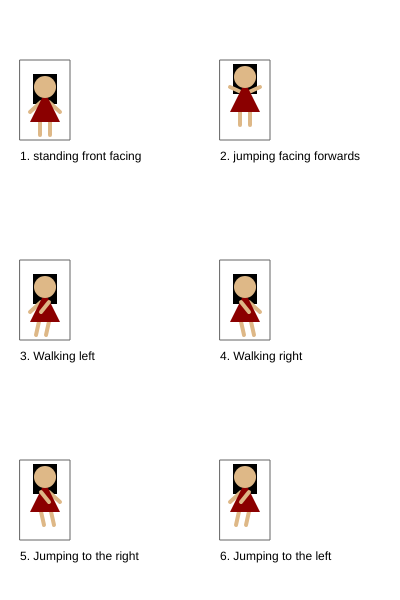
Frame 1 (no input)
Frame 60 (no input): identical to frame 1, image omitted
Frame 120 (the mouse pressed at the canvas centre since frame 60): identical to frame 1, image omitted

The p5.js sketch that drew this single still picture (run headless with seeded random() and noise() and a simulated clock; from frame 60 on, the mouse is pressed at the canvas centre):

// p5.js sketch
// ── sketch.js
/*

The Game Project

2 - Game character

Use p5 drawing functions such as rect, ellipse, line, triangle and
point to draw the different states of your game character.

Write the code so that your character appears inside the box for each
state.

IMPORTANT: For each box the variables gameChar_x & gameChar_y are set to the bottom
center of the box. You must combine these variables with arithmetic to
determine the position of each shape that you draw. This will later allow
you to adjust the position of your game character.

Each state is worth two marks:

//standing front facing = 2
//jumping facing forwards = 2
//walking left = 2
//walking right = 2
//jumping left and jumping right = 2

0 marks = not a reasonable attempt
1 mark = attempted but it lacks detail and you didn't use gameChar_x and gameChar_y correctly
2 marks = you've used a selction of shape functions and made consistent use of gameChar_x and gameChar_y

WARNING: Do not get too carried away. Around 10-20 lines of code should work for each state of your game character.

*/

var gameChar_x = 0;
var gameChar_y = 0;

function setup()
{
	createCanvas(400, 600);
}

function draw()
{
	background(255);

	//Standing, facing frontwards

	stroke(100);
	noFill();
	rect(20, 60, 50, 80);
	noStroke();
	fill(0);
	text("1. standing front facing", 20, 160);

	gameChar_x = 45;
	gameChar_y = 137;
	//Add your code here ...

  // character's hair
  fill(0);
  rect(
    gameChar_x - 12,
    gameChar_y - 63,
    24,
    30
  );

  // character's legs
  push();
  stroke(222, 184, 135);
  strokeWeight(4);
  line(
    gameChar_x - 5,
    gameChar_y - 20,
    gameChar_x - 5,
    gameChar_y - 2
  );

  line(
    gameChar_x + 5,
    gameChar_y - 20,
    gameChar_x + 5,
    gameChar_y - 2
  );

  // character's arms
  line(
    gameChar_x - 15,
    gameChar_y - 25,
    gameChar_x - 4,
    gameChar_y - 35
  );

  line(
    gameChar_x + 15,
    gameChar_y - 25,
    gameChar_x + 4,
    gameChar_y - 35);


  pop();

  // character's body
  fill(139, 0, 0);
  triangle(
    gameChar_x,
    gameChar_y - 45,
    gameChar_x + 15,
    gameChar_y - 15,
    gameChar_x - 15,
    gameChar_y - 15
  );

  // character's head
  fill(222, 184, 135);
  ellipse(
    gameChar_x,
    gameChar_y - 50,
    22,
    22
  );

	//Jumping facing forwards
	stroke(100);
	noFill();
	rect(220, 60, 50, 80);
	noStroke();
	fill(0);
	text("2. jumping facing forwards", 220, 160);

	gameChar_x = 245;
	gameChar_y = 137;
	//Add your code here ...

  // character's hair
  fill(0);
  rect(
    gameChar_x - 12,
    gameChar_y - 73,
    24,
    30
  );

  // character's legs
  push();
  stroke(222, 184, 135);
  strokeWeight(4);
  line(
    gameChar_x - 5,
    gameChar_y - 30,
    gameChar_x - 5,
    gameChar_y - 12
  );

  line(
    gameChar_x + 5,
    gameChar_y - 30,
    gameChar_x + 5,
    gameChar_y - 12
  );

  // character's arms
  line(
    gameChar_x - 15,
    gameChar_y - 50,
    gameChar_x - 4,
    gameChar_y - 45
  );

  line(
    gameChar_x + 15,
    gameChar_y - 50,
    gameChar_x + 4,
    gameChar_y - 45);


  pop();

  // character's body
  fill(139, 0, 0);
  triangle(
    gameChar_x,
    gameChar_y - 55,
    gameChar_x + 15,
    gameChar_y - 25,
    gameChar_x - 15,
    gameChar_y - 25
  );

  // character's head
  fill(222, 184, 135);
  ellipse(
    gameChar_x,
    gameChar_y - 60,
    22,
    22
  );

	//Walking, turned left
	stroke(100);
	noFill();
	rect(20, 260, 50, 80);
	noStroke();
	fill(0);
	text("3. Walking left", 20, 360);

	gameChar_x = 45;
	gameChar_y = 337;
	//Add your code here ...

  // character's hair
	fill(0);
	rect(
	  gameChar_x - 12,
	  gameChar_y - 63,
	  24,
	  30
	);

	// character's legs
	push();
	stroke(222, 184, 135);
	strokeWeight(4);
	line(
	  gameChar_x - 5,
	  gameChar_y - 20,
	  gameChar_x - 9,
	  gameChar_y - 2
	);

	line(
	  gameChar_x + 5,
	  gameChar_y - 20,
	  gameChar_x + 1,
	  gameChar_y - 2
	);

	// character's right arm
	line(
	  gameChar_x - 15,
	  gameChar_y - 25,
	  gameChar_x - 4,
	  gameChar_y - 35
	);

	pop();

	// character's body
	fill(139, 0, 0);
	triangle(
	  gameChar_x,
	  gameChar_y - 45,
	  gameChar_x + 15,
	  gameChar_y - 15,
	  gameChar_x - 15,
	  gameChar_y - 15
	);

  // character's left arm

  push();
	stroke(222, 184, 135);
	strokeWeight(4);

  line(
	  gameChar_x - 4,
	  gameChar_y - 25,
	  gameChar_x + 4,
	  gameChar_y - 35);

  pop();

	// character's head
	fill(222, 184, 135);
	ellipse(
	  gameChar_x,
	  gameChar_y - 50,
	  22,
	  22
	);


	//Walking, turned right
	stroke(100);
	noFill();
	rect(220, 260, 50, 80);
	noStroke();
	fill(0);
	text("4. Walking right", 220, 360);

	gameChar_x = 245;
	gameChar_y = 337;
	//Add your code here ...

  // character's hair
  fill(0);
  rect(
    gameChar_x - 12,
    gameChar_y - 63,
    24,
    30
  );

  // character's legs
  push();
  stroke(222, 184, 135);
  strokeWeight(4);
  line(
    gameChar_x - 5,
    gameChar_y - 20,
    gameChar_x - 1,
    gameChar_y - 2
  );

  line(
    gameChar_x + 5,
    gameChar_y - 20,
    gameChar_x + 9,
    gameChar_y - 2
  );

  // character's right arm
  line(
    gameChar_x + 15,
    gameChar_y - 25,
    gameChar_x + 4,
    gameChar_y - 35);

  pop();

  // character's body
  fill(139, 0, 0);
  triangle(
    gameChar_x,
    gameChar_y - 45,
    gameChar_x + 15,
    gameChar_y - 15,
    gameChar_x - 15,
    gameChar_y - 15
  );

  // character's left arm
  push();
  stroke(222, 184, 135);
  strokeWeight(4);
  line(
    gameChar_x + 4,
    gameChar_y - 25,
    gameChar_x - 4,
    gameChar_y - 35
  );
  pop();

  // character's head
  fill(222, 184, 135);
  ellipse(
    gameChar_x,
    gameChar_y - 50,
    22,
    22
  );

	//Jumping right
	stroke(100);
	noFill();
	rect(20, 460, 50, 80);
	noStroke();
	fill(0);
	text("5. Jumping to the right", 20, 560);

	gameChar_x = 45;
	gameChar_y = 537;
	//Add your code here ...

  // character's hair
  fill(0);
  rect(
    gameChar_x - 12,
    gameChar_y - 73,
    24,
    30
  );

  // character's legs
  push();
  stroke(222, 184, 135);
  strokeWeight(4);
  line(
    gameChar_x - 5,
    gameChar_y - 30,
    gameChar_x - 1,
    gameChar_y - 12
  );

  line(
    gameChar_x + 5,
    gameChar_y - 30,
    gameChar_x + 9,
    gameChar_y - 12
  );

  // character's right arm
  line(
    gameChar_x + 15,
    gameChar_y - 35,
    gameChar_x + 4,
    gameChar_y - 45);

  pop();

  // character's body
  fill(139, 0, 0);
  triangle(
    gameChar_x,
    gameChar_y - 55,
    gameChar_x + 15,
    gameChar_y - 25,
    gameChar_x - 15,
    gameChar_y - 25
  );

  // character's left arm
  push();
  stroke(222, 184, 135);
  strokeWeight(4);
  line(
    gameChar_x + 4,
    gameChar_y - 35,
    gameChar_x - 4,
    gameChar_y - 45
  );
  pop();

  // character's head
  fill(222, 184, 135);
  ellipse(
    gameChar_x,
    gameChar_y - 60,
    22,
    22
  );


	//Jumping to the left
	stroke(100);
	noFill();
	rect(220, 460, 50, 80);
	noStroke();
	fill(0);
	text("6. Jumping to the left", 220, 560);

	gameChar_x = 245;
	gameChar_y = 537;
	//Add your code here ...

  // character's hair
  fill(0);
  rect(
    gameChar_x - 12,
    gameChar_y - 73,
    24,
    30
  );

	// character's legs
	push();
	stroke(222, 184, 135);
	strokeWeight(4);
	line(
	  gameChar_x - 5,
	  gameChar_y - 30,
	  gameChar_x - 9,
	  gameChar_y - 12
	);

	line(
	  gameChar_x + 5,
	  gameChar_y - 30,
	  gameChar_x + 1,
	  gameChar_y - 12
	);

	// character's right arm
	line(
	  gameChar_x - 15,
	  gameChar_y - 35,
	  gameChar_x - 4,
	  gameChar_y - 45
	);

	pop();

	// character's body
  fill(139, 0, 0);
  triangle(
    gameChar_x,
    gameChar_y - 55,
    gameChar_x + 15,
    gameChar_y - 25,
    gameChar_x - 15,
    gameChar_y - 25
  );

  // character's left arm

  push();
	stroke(222, 184, 135);
	strokeWeight(4);

  line(
	  gameChar_x - 4,
	  gameChar_y - 35,
	  gameChar_x + 4,
	  gameChar_y - 45);

  pop();

  // character's head
  fill(222, 184, 135);
  ellipse(
    gameChar_x,
    gameChar_y - 60,
    22,
    22
  );


}
